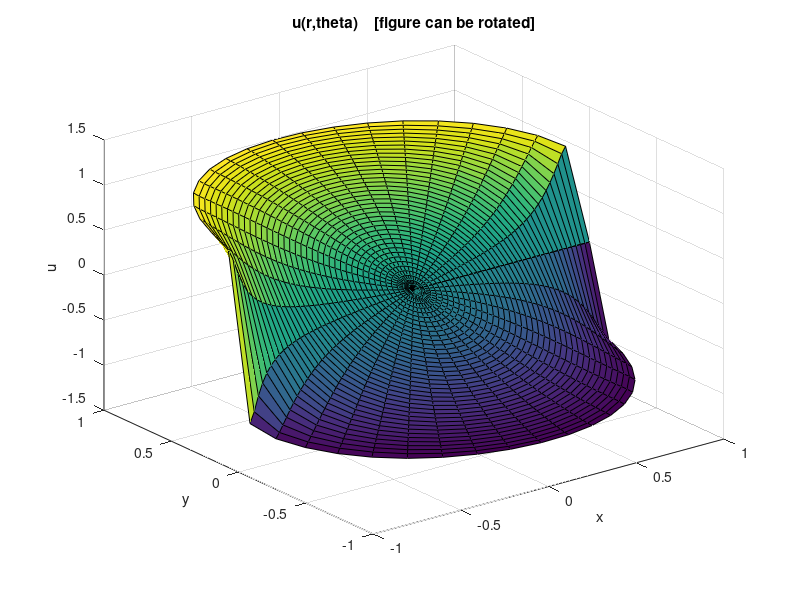

The MATLAB script that drew this image:
function bidisc(M,N)
% BIDISC  surface plot of solution  u(r,theta)  to Dirichlet problem for
% unit disc:
%    Laplacian u = 0,          0 <= r < 1, 0 <= theta < 2 pi
% with
%                            /  1,  upper semicircle
%    g(theta) = u(1,theta) = |
%                            \ -1,  lower semicircle.
% Examples:
%    >> bidisc          % note figure can be rotated
%    >> bidisc(100,10)  % shows low-frequency approx of square wave on circle
%    >> bidisc(200,200), shading flat  % nice figure

if nargin < 1, M = 40; end
if nargin < 2, N = 40; end

% set up polar coord grid for plotting
theta = linspace(0,2*pi,M);
r = linspace(0,1,M);
[rr,thth] = meshgrid(r,theta);
xx = rr .* cos(thth);
yy = rr .* sin(thth);

uu = zeros(size(rr));
for k = 0:N
  n = 2*k+1;
  uu = uu + (4/(n*pi)) * rr.^n .* sin(n*thth);
end
figure(1)
surf(xx,yy,uu)
xlabel x, ylabel y, zlabel u
title('u(r,theta)    [figure can be rotated]')
